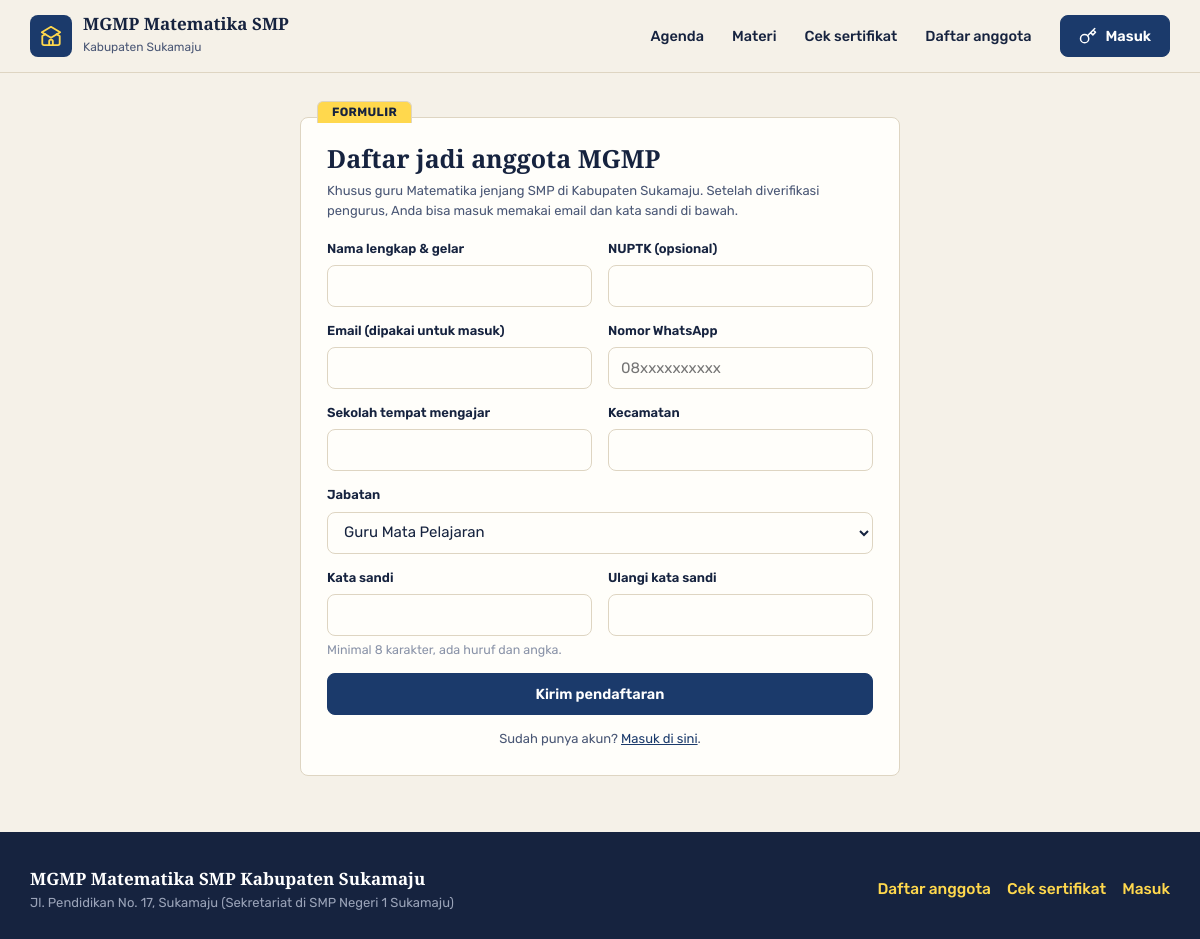
/index.php?page=daftar, run on the app's committed database.
### tables this page shows
CREATE TABLE `pengaturan` (
  `id` TINYINT UNSIGNED NOT NULL PRIMARY KEY,
  `nama` VARCHAR(120) NOT NULL,
  `mapel` VARCHAR(60) NOT NULL,
  `jenjang` VARCHAR(20) NOT NULL,
  `wilayah` VARCHAR(80) NOT NULL,
  `sekretariat` VARCHAR(200) DEFAULT NULL,
  `telepon` VARCHAR(30) DEFAULT NULL,
  `email` VARCHAR(120) DEFAULT NULL,
  `whatsapp` VARCHAR(20) DEFAULT NULL,
  `ketua` VARCHAR(100) DEFAULT NULL,
  `sekretaris` VARCHAR(100) DEFAULT NULL,
  `bendahara` VARCHAR(100) DEFAULT NULL,
  `pembina` VARCHAR(100) DEFAULT NULL,
  `periode` VARCHAR(20) DEFAULT NULL,
  `iuran_bulanan` INT UNSIGNED NOT NULL DEFAULT 0,
  `menit_presensi` SMALLINT UNSIGNED NOT NULL DEFAULT 120,
  `tagline` VARCHAR(160) DEFAULT NULL,
  `tentang` TEXT,
  `logo` VARCHAR(120) DEFAULT NULL
);

### index.php (called while the page is built, shortened)
<?php
require __DIR__ . '/includes/bootstrap.php';
$routes = [
    'beranda'           => 'pages/beranda.php',
    'daftar'            => 'pages/daftar.php',
    'cek'               => 'pages/cek.php',
    'login'             => 'pages/login.php',
    'logout'            => 'pages/logout.php',
    'dashboard'         => 'pages/dashboard.php',
    'kegiatan'          => 'pages/kegiatan/index.php',
    'kegiatan.detail'   => 'pages/kegiatan/detail.php',
    'kegiatan.form'     => 'pages/kegiatan/form.php',
    'kegiatan.aksi'     => 'pages/kegiatan/aksi.php',
    'kegiatan.cetak'    => 'pages/kegiatan/cetak.php',
    'materi'            => 'pages/materi/index.php',
    'materi.form'       => 'pages/materi/form.php',
    'materi.aksi'       => 'pages/materi/aksi.php',
    'materi.unduh'      => 'pages/materi/unduh.php',
    'iuran'             => 'pages/iuran/index.php',
    'iuran.aksi'        => 'pages/iuran/aksi.php',
    'kas'               => 'pages/iuran/kas.php',
    'anggota'           => 'pages/anggota/index.php',
    'anggota.form'      => 'pages/anggota/form.php',
    'anggota.aksi'      => 'pages/anggota/aksi.php',
    'pengumuman'        => 'pages/pengumuman.php',
    'laporan'           => 'pages/laporan.php',
    'laporan.csv'       => 'pages/csv.php',
    'profil'            => 'pages/profil.php',
    'pengaturan'        => 'pages/pengaturan.php',
];
$page = $_GET['page'] ?? (user() ? 'dashboard' : 'beranda');
require __DIR__ . '/' . $routes[$page];

### pages/daftar.php (the view, shortened to what this page needs)
<?php
$s = setting();
$err = [];
$in = ['nama' => '', 'nuptk' => '', 'email' => '', 'no_hp' => '', 'sekolah' => '', 'kecamatan' => '', 'jabatan' => 'Guru Mata Pelajaran'];
require __DIR__ . '/../includes/pub_header.php';
?>
<div class="wadah auth" style="max-width:640px">
  <div class="kartu map" data-tab="Formulir">
    <h2 style="font-size:25px">Daftar jadi anggota MGMP</h2>
    <p class="muted kecil" style="margin:8px 0 18px">Khusus guru <?= e($s['mapel']) ?> jenjang <?= e($s['jenjang']) ?> di <?= e($s['wilayah']) ?>. Setelah diverifikasi pengurus, Anda bisa masuk memakai email dan kata sandi di bawah.</p>
    <form method="post" novalidate>
      <div class="grid g2">
        <label class="f"><span>Nama lengkap &amp; gelar</span><input name="nama" value="<?= e($in['nama']) ?>" maxlength="100" required></label>
        <label class="f"><span>NUPTK (opsional)</span><input name="nuptk" value="<?= e($in['nuptk']) ?>" maxlength="20" inputmode="numeric"></label>
      </div>
      <div class="grid g2">
        <label class="f"><span>Email (dipakai untuk masuk)</span><input type="email" name="email" value="<?= e($in['email']) ?>" maxlength="120" required></label>
        <label class="f"><span>Nomor WhatsApp</span><input name="no_hp" value="<?= e($in['no_hp']) ?>" maxlength="20" inputmode="tel" placeholder="08xxxxxxxxxx" required></label>
      </div>
      <div class="grid g2">
        <label class="f"><span>Sekolah tempat mengajar</span><input name="sekolah" value="<?= e($in['sekolah']) ?>" maxlength="120" required></label>
        <label class="f"><span>Kecamatan</span><input name="kecamatan" value="<?= e($in['kecamatan']) ?>" maxlength="60"></label>
      </div>
      <label class="f"><span>Jabatan</span>
        <select name="jabatan">
          <?php foreach (['Guru Mata Pelajaran', 'Wakil Kepala Sekolah', 'Kepala Sekolah', 'Guru Penggerak'] as $j): ?>
            <option <?= $in['jabatan'] === $j ? 'selected' : '' ?>><?= e($j) ?></option>
          <?php endforeach; ?>
        </select>
      </label>
      <div class="grid g2">
        <label class="f"><span>Kata sandi</span><input type="password" name="password" minlength="8" required><small>Minimal 8 karakter, ada huruf dan angka.</small></label>
        <label class="f"><span>Ulangi kata sandi</span><input type="password" name="password2" minlength="8" required><?php if (isset($err['password2'])): ?><span class="galat"><?= e($err['password2']) ?></span><?php endif; ?></label>
      </div>
      <button class="btn blok">Kirim pendaftaran</button>
      <p class="kecil muted tengah" style="margin:14px 0 0">Sudah punya akun? <a href="<?= url('login') ?>">Masuk di sini</a>.</p>
    </form>
  </div>
</div>
<?php require __DIR__ . '/../includes/pub_footer.php'; ?>

### includes/pub_header.php (shortened to what this page needs)
<?php $s = setting(); $flash = flash(); ?>
<!DOCTYPE html>
<html lang="id">
<head>
<link rel="stylesheet" href="assets/css/style.css">
</head>
<body>
<header class="pub-top">
  <div class="wadah">
    <a class="merek" href="<?= url('beranda') ?>"><span class="lg"><?= icon('school', 22) ?></span><span><b>MGMP <?= e($s['mapel']) ?> <?= e($s['jenjang']) ?></b><small><?= e($s['wilayah']) ?></small></span></a>
    <nav>
      <a href="<?= url('beranda') ?>#agenda">Agenda</a>
      <a href="<?= url('beranda') ?>#materi">Materi</a>
      <a href="<?= url('cek') ?>">Cek sertifikat</a>
      <a href="<?= url('daftar') ?>">Daftar anggota</a>
    </nav>
    <a class="btn" href="<?= url('login') ?>"><?= icon('key', 18) ?> Masuk</a>
  </div>
</header>

### includes/pub_footer.php (shortened to what this page needs)
<footer class="pub">
  <div class="wadah">
    <div><b><?= e($s['nama']) ?></b><div class="kecil" style="color:#9aa3b8"><?= e($s['sekretariat']) ?></div></div>
    <div><a href="<?= url('daftar') ?>">Daftar anggota</a><a href="<?= url('cek') ?>">Cek sertifikat</a><a href="<?= url('login') ?>">Masuk</a></div>
  </div>
</footer>
</body>
</html>

### assets/css/style.css (style rules this page uses)
:root { --kertas: #f5f1e8; --kertas2: #ebe4d6; --kartu: #fffefa; --garis: #ded5c2; --tinta: #16233f; --tinta2: #4a5775; --tinta3: #8a93a8; --biru: #1b3a6b; --biru2: #27508f; --biru3: #e4ebf7; --stabilo: #ffd84d; --stabilo2: #fff3c4; --mint: #8fd3bd; --mint2: #e2f4ee; --merah: #c0392b; --merah2: #fbe4e1; --oranye: #e07b39; --r: 8px; }
* { box-sizing: border-box; }
html { scroll-behavior: smooth; overflow-x: clip; }
body { margin: 0; font-family: Rubik, system-ui, sans-serif; background: var(--kertas); color: var(--tinta); font-size: 15.5px; line-height: 1.55; -webkit-font-smoothing: antialiased; }
h1, h2, h3, h4, .serif { font-family: 'Playfair Display', Georgia, serif; font-weight: 700; margin: 0; line-height: 1.15; }
a { color: var(--biru); }
.muted { color: var(--tinta2); }
.kecil { font-size: 13px; }
.tengah { text-align: center; }
.btn { display: inline-flex; align-items: center; justify-content: center; gap: 8px; min-height: 42px; padding: 0 18px; border: 1.5px solid var(--biru); background: var(--biru); color: #fff; font: 600 14.5px Rubik, sans-serif; border-radius: var(--r); text-decoration: none; cursor: pointer; white-space: nowrap; transition: background .13s; }
.btn.blok { width: 100%; }
.kartu { background: var(--kartu); border: 1.5px solid var(--garis); border-radius: var(--r); padding: 18px; }
.kartu > h2, .kartu > h3 { font-size: 19px; }
.map { position: relative; margin-top: 18px; }
.map::before { content: attr(data-tab); position: absolute; top: -17px; left: 16px; background: var(--stabilo); color: var(--tinta); border: 1.5px solid var(--garis); border-bottom: 0; border-radius: 6px 6px 0 0; padding: 1px 14px; font-size: 12px; font-weight: 700; letter-spacing: .03em; text-transform: uppercase; }
.grid { display: grid; gap: 16px; }
.g2 { grid-template-columns: 1fr 1fr; }
.f { display: block; margin-bottom: 14px; }
.f > label, .f > span { display: block; font-weight: 600; font-size: 13px; margin-bottom: 6px; }
.f > small { display: block; color: var(--tinta3); font-size: 12.5px; margin-top: 4px; }
.f input, .f select, .f textarea, .inp { width: 100%; min-height: 42px; padding: 9px 12px; border: 1.5px solid var(--garis); border-radius: var(--r); background: var(--kartu); font: 400 15px Rubik, sans-serif; color: var(--tinta); outline: none; }
.pub-top { background: var(--kertas); border-bottom: 1.5px solid var(--garis); position: sticky; top: 0; z-index: 20; }
.wadah { max-width: 1180px; margin: 0 auto; padding: 0 20px; }
.pub-top .wadah { display: flex; align-items: center; gap: 16px; min-height: 72px; }
.merek { display: flex; align-items: center; gap: 11px; text-decoration: none; color: var(--tinta); }
.merek .lg { width: 42px; height: 42px; border-radius: 8px; background: var(--biru); color: var(--stabilo); display: grid; place-items: center; }
.merek b { display: block; font-family: 'Playfair Display', serif; font-size: 17px; line-height: 1.2; }
.merek small { font-size: 12px; color: var(--tinta2); }
.pub-top nav { display: flex; gap: 2px; margin-left: auto; }
.pub-top nav a { padding: 8px 13px; border-radius: 7px; text-decoration: none; color: var(--tinta); font-weight: 500; font-size: 14.5px; }
pub-foot, footer.pub { margin-top: 56px; background: var(--tinta); color: #cdd4e2; padding: 34px 0 26px; }
footer.pub .wadah { display: flex; justify-content: space-between; gap: 20px; flex-wrap: wrap; align-items: center; }
footer.pub b { color: #fff; font-family: 'Playfair Display', serif; font-size: 17px; }
footer.pub a { color: var(--stabilo); text-decoration: none; font-weight: 500; margin-left: 16px; }
.auth { max-width: 430px; margin: 44px auto; }
.auth .kartu { padding: 26px; }

### data on the page
pengaturan: mapel "Matematika", jenjang "SMP", wilayah "Kabupaten Sukamaju", nama "MGMP Matematika SMP Kabupaten Sukamaju", sekretariat "Jl. Pendidikan No. 17, Sukamaju (Sekretariat di SMP Negeri 1 Sukamaju)"

### other printed values
form field jabatan "Guru Mata Pelajaran"
